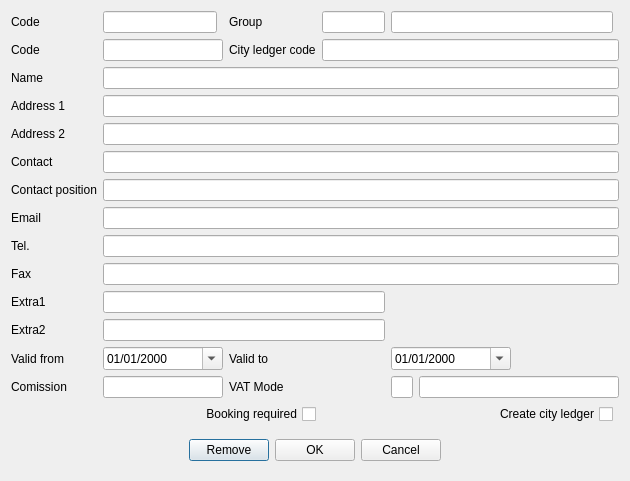
<?xml version="1.0" encoding="UTF-8"?>
<ui version="4.0">
 <class>DlgCardex</class>
 <widget class="QDialog" name="DlgCardex">
  <property name="geometry">
   <rect>
    <x>0</x>
    <y>0</y>
    <width>630</width>
    <height>448</height>
   </rect>
  </property>
  <property name="windowTitle">
   <string>Partner</string>
  </property>
  <layout class="QVBoxLayout" name="verticalLayout">
   <item>
    <layout class="QGridLayout" name="gridLayout">
     <item row="6" column="1" colspan="6">
      <widget class="EQLineEdit" name="leContactPos">
       <property name="Field" stdset="0">
        <string>f_contactPos</string>
       </property>
      </widget>
     </item>
     <item row="7" column="1" colspan="6">
      <widget class="EQLineEdit" name="leEmail">
       <property name="Field" stdset="0">
        <string>f_email</string>
       </property>
      </widget>
     </item>
     <item row="8" column="1" colspan="6">
      <widget class="EQLineEdit" name="leTel">
       <property name="Field" stdset="0">
        <string>f_tel</string>
       </property>
      </widget>
     </item>
     <item row="2" column="1" colspan="6">
      <widget class="EQLineEdit" name="leName">
       <property name="Field" stdset="0">
        <string>f_name</string>
       </property>
      </widget>
     </item>
     <item row="12" column="5">
      <widget class="EQDateEdit" name="deValidTo">
       <property name="minimumSize">
        <size>
         <width>120</width>
         <height>0</height>
        </size>
       </property>
       <property name="maximumSize">
        <size>
         <width>120</width>
         <height>16777215</height>
        </size>
       </property>
       <property name="displayFormat">
        <string>dd/MM/yyyy</string>
       </property>
       <property name="calendarPopup">
        <bool>true</bool>
       </property>
       <property name="Field" stdset="0">
        <string>f_dateTo</string>
       </property>
      </widget>
     </item>
     <item row="1" column="0">
      <widget class="QLabel" name="Cardex">
       <property name="text">
        <string>Code</string>
       </property>
      </widget>
     </item>
     <item row="13" column="0">
      <widget class="QLabel" name="label_13">
       <property name="text">
        <string>Comission</string>
       </property>
      </widget>
     </item>
     <item row="2" column="0">
      <widget class="QLabel" name="label_3">
       <property name="text">
        <string>Name</string>
       </property>
      </widget>
     </item>
     <item row="8" column="0">
      <widget class="QLabel" name="label_9">
       <property name="text">
        <string>Tel.</string>
       </property>
      </widget>
     </item>
     <item row="4" column="0">
      <widget class="QLabel" name="label_5">
       <property name="text">
        <string>Address 2</string>
       </property>
      </widget>
     </item>
     <item row="9" column="0">
      <widget class="QLabel" name="label_10">
       <property name="text">
        <string>Fax</string>
       </property>
      </widget>
     </item>
     <item row="5" column="0">
      <widget class="QLabel" name="label_6">
       <property name="text">
        <string>Contact</string>
       </property>
      </widget>
     </item>
     <item row="7" column="0">
      <widget class="QLabel" name="label_8">
       <property name="text">
        <string>Email</string>
       </property>
      </widget>
     </item>
     <item row="12" column="0">
      <widget class="QLabel" name="label_11">
       <property name="text">
        <string>Valid from</string>
       </property>
      </widget>
     </item>
     <item row="13" column="3">
      <widget class="QLabel" name="label_14">
       <property name="text">
        <string>VAT Mode</string>
       </property>
      </widget>
     </item>
     <item row="6" column="0">
      <widget class="QLabel" name="label_7">
       <property name="text">
        <string>Contact position</string>
       </property>
      </widget>
     </item>
     <item row="3" column="1" colspan="6">
      <widget class="EQLineEdit" name="leAddr1">
       <property name="Field" stdset="0">
        <string>f_addr1</string>
       </property>
      </widget>
     </item>
     <item row="1" column="1" colspan="2">
      <widget class="EQLineEdit" name="leCardex">
       <property name="focusPolicy">
        <enum>Qt::NoFocus</enum>
       </property>
       <property name="readOnly">
        <bool>true</bool>
       </property>
       <property name="Field" stdset="0">
        <string>f_cardex</string>
       </property>
      </widget>
     </item>
     <item row="3" column="0">
      <widget class="QLabel" name="label_4">
       <property name="text">
        <string>Address 1</string>
       </property>
      </widget>
     </item>
     <item row="12" column="3">
      <widget class="QLabel" name="label_12">
       <property name="text">
        <string>Valid to</string>
       </property>
      </widget>
     </item>
     <item row="9" column="1" colspan="6">
      <widget class="EQLineEdit" name="leFax">
       <property name="Field" stdset="0">
        <string>f_fax</string>
       </property>
      </widget>
     </item>
     <item row="13" column="5" colspan="2">
      <widget class="QWidget" name="widget_2" native="true">
       <layout class="QHBoxLayout" name="horizontalLayout_2">
        <property name="leftMargin">
         <number>0</number>
        </property>
        <property name="topMargin">
         <number>0</number>
        </property>
        <property name="rightMargin">
         <number>0</number>
        </property>
        <property name="bottomMargin">
         <number>0</number>
        </property>
        <item>
         <widget class="EQLineEdit" name="leVATModeCode">
          <property name="maximumSize">
           <size>
            <width>50</width>
            <height>16777215</height>
           </size>
          </property>
          <property name="Field" stdset="0">
           <string>f_vatMode</string>
          </property>
          <property name="ShowButton" stdset="0">
           <bool>true</bool>
          </property>
         </widget>
        </item>
        <item>
         <widget class="EQLineEdit" name="leVATModeName">
          <property name="minimumSize">
           <size>
            <width>200</width>
            <height>0</height>
           </size>
          </property>
          <property name="readOnly">
           <bool>true</bool>
          </property>
         </widget>
        </item>
       </layout>
      </widget>
     </item>
     <item row="0" column="3">
      <widget class="QLabel" name="label_15">
       <property name="text">
        <string>Group</string>
       </property>
      </widget>
     </item>
     <item row="15" column="0" colspan="7">
      <widget class="QWidget" name="widget" native="true">
       <layout class="QHBoxLayout" name="horizontalLayout">
        <item>
         <spacer name="horizontalSpacer">
          <property name="orientation">
           <enum>Qt::Horizontal</enum>
          </property>
          <property name="sizeHint" stdset="0">
           <size>
            <width>124</width>
            <height>20</height>
           </size>
          </property>
         </spacer>
        </item>
        <item>
         <widget class="QPushButton" name="btnRemove">
          <property name="text">
           <string>Remove</string>
          </property>
         </widget>
        </item>
        <item>
         <widget class="QPushButton" name="btnOk">
          <property name="text">
           <string>OK</string>
          </property>
         </widget>
        </item>
        <item>
         <widget class="QPushButton" name="btnCancel">
          <property name="text">
           <string>Cancel</string>
          </property>
         </widget>
        </item>
        <item>
         <spacer name="horizontalSpacer_2">
          <property name="orientation">
           <enum>Qt::Horizontal</enum>
          </property>
          <property name="sizeHint" stdset="0">
           <size>
            <width>123</width>
            <height>20</height>
           </size>
          </property>
         </spacer>
        </item>
       </layout>
      </widget>
     </item>
     <item row="0" column="0">
      <widget class="QLabel" name="label">
       <property name="text">
        <string>Code</string>
       </property>
      </widget>
     </item>
     <item row="0" column="1">
      <widget class="EQLineEdit" name="leCode">
       <property name="focusPolicy">
        <enum>Qt::NoFocus</enum>
       </property>
       <property name="readOnly">
        <bool>true</bool>
       </property>
       <property name="PrimaryKey" stdset="0">
        <bool>true</bool>
       </property>
       <property name="Field" stdset="0">
        <string>f_id</string>
       </property>
      </widget>
     </item>
     <item row="5" column="1" colspan="6">
      <widget class="EQLineEdit" name="leContact">
       <property name="Field" stdset="0">
        <string>f_contact</string>
       </property>
      </widget>
     </item>
     <item row="0" column="5">
      <widget class="EQLineEdit" name="leCardexGroupName">
       <property name="focusPolicy">
        <enum>Qt::NoFocus</enum>
       </property>
       <property name="readOnly">
        <bool>true</bool>
       </property>
       <property name="Field" stdset="0">
        <string>f_group</string>
       </property>
      </widget>
     </item>
     <item row="4" column="1" colspan="6">
      <widget class="EQLineEdit" name="leAddr2">
       <property name="Field" stdset="0">
        <string>f_addr2</string>
       </property>
      </widget>
     </item>
     <item row="12" column="1" colspan="2">
      <widget class="EQDateEdit" name="deValidFrom">
       <property name="minimumSize">
        <size>
         <width>120</width>
         <height>0</height>
        </size>
       </property>
       <property name="maximumSize">
        <size>
         <width>120</width>
         <height>16777215</height>
        </size>
       </property>
       <property name="minimumDate">
        <date>
         <year>2000</year>
         <month>1</month>
         <day>1</day>
        </date>
       </property>
       <property name="displayFormat">
        <string>dd/MM/yyyy</string>
       </property>
       <property name="calendarPopup">
        <bool>true</bool>
       </property>
       <property name="Field" stdset="0">
        <string>f_dateFrom</string>
       </property>
      </widget>
     </item>
     <item row="13" column="1" colspan="2">
      <widget class="EQLineEdit" name="leCommision">
       <property name="Field" stdset="0">
        <string>f_commission</string>
       </property>
      </widget>
     </item>
     <item row="0" column="4">
      <widget class="EQLineEdit" name="leCardexGroupCode"/>
     </item>
     <item row="1" column="3">
      <widget class="QLabel" name="label_2">
       <property name="text">
        <string>City ledger code</string>
       </property>
      </widget>
     </item>
     <item row="1" column="4" colspan="3">
      <widget class="EQLineEdit" name="leCLCode">
       <property name="Field" stdset="0">
        <string>f_cityLedger</string>
       </property>
      </widget>
     </item>
     <item row="14" column="5">
      <widget class="QCheckBox" name="chCityLedger">
       <property name="layoutDirection">
        <enum>Qt::RightToLeft</enum>
       </property>
       <property name="text">
        <string>Create city ledger</string>
       </property>
      </widget>
     </item>
     <item row="14" column="1" colspan="3">
      <widget class="EQCheckBox" name="chBookingRequire">
       <property name="layoutDirection">
        <enum>Qt::RightToLeft</enum>
       </property>
       <property name="text">
        <string>Booking required</string>
       </property>
       <property name="Field" stdset="0">
        <string>f_bookingRequired</string>
       </property>
      </widget>
     </item>
     <item row="11" column="1" colspan="4">
      <widget class="EQLineEdit" name="leExtra2">
       <property name="Field" stdset="0">
        <string>f_extra2</string>
       </property>
      </widget>
     </item>
     <item row="10" column="1" colspan="4">
      <widget class="EQLineEdit" name="leExtra1">
       <property name="Field" stdset="0">
        <string>f_extra1</string>
       </property>
      </widget>
     </item>
     <item row="10" column="0">
      <widget class="QLabel" name="label_16">
       <property name="text">
        <string>Extra1</string>
       </property>
      </widget>
     </item>
     <item row="11" column="0">
      <widget class="QLabel" name="label_17">
       <property name="text">
        <string>Extra2</string>
       </property>
      </widget>
     </item>
    </layout>
   </item>
  </layout>
 </widget>
 <customwidgets>
  <customwidget>
   <class>EQLineEdit</class>
   <extends>QLineEdit</extends>
   <header location="global">eqlineedit.h</header>
   <slots>
    <signal>customButtonClicked(bool)</signal>
   </slots>
  </customwidget>
  <customwidget>
   <class>EQDateEdit</class>
   <extends>QDateEdit</extends>
   <header location="global">eqdateedit.h</header>
  </customwidget>
  <customwidget>
   <class>EQCheckBox</class>
   <extends>QCheckBox</extends>
   <header location="global">eqcheckbox.h</header>
  </customwidget>
 </customwidgets>
 <tabstops>
  <tabstop>leCode</tabstop>
  <tabstop>leCardexGroupCode</tabstop>
  <tabstop>leCardexGroupName</tabstop>
  <tabstop>leCardex</tabstop>
  <tabstop>leCLCode</tabstop>
  <tabstop>leName</tabstop>
  <tabstop>leAddr1</tabstop>
  <tabstop>leAddr2</tabstop>
  <tabstop>leContact</tabstop>
  <tabstop>leContactPos</tabstop>
  <tabstop>leEmail</tabstop>
  <tabstop>leTel</tabstop>
  <tabstop>leFax</tabstop>
  <tabstop>deValidFrom</tabstop>
  <tabstop>deValidTo</tabstop>
  <tabstop>leCommision</tabstop>
  <tabstop>leVATModeCode</tabstop>
  <tabstop>leVATModeName</tabstop>
  <tabstop>btnOk</tabstop>
  <tabstop>btnCancel</tabstop>
 </tabstops>
 <resources/>
 <connections/>
</ui>
